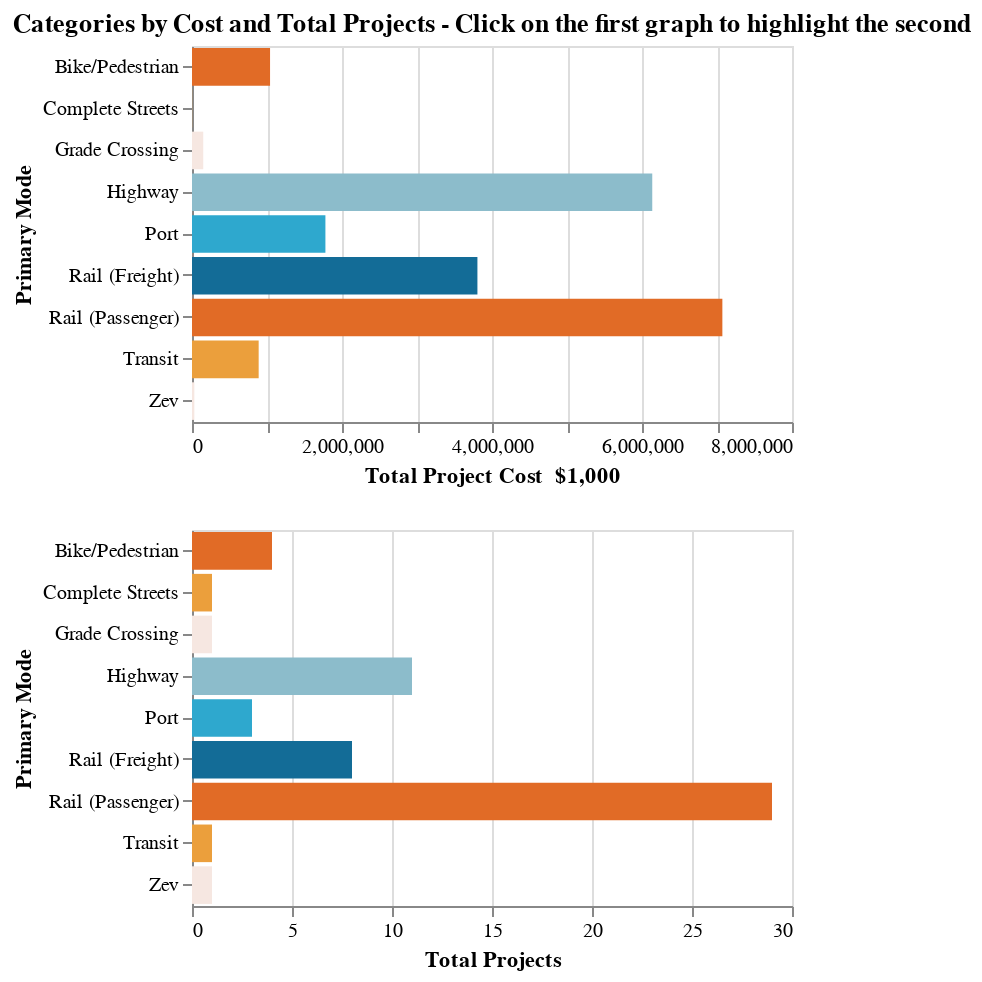

The notebook cell saved with this chart:
### Code cell
_utils.dual_bar_chart(
    projects_df_county,
    "Primary Mode",
    "Primary Mode:N",
    "Total Project Cost  $1,000:Q",
    "Primary Mode:N",
    "Total Projects:Q",
    ["Total Project ($1000) Formatted"],
    ["Total Projects"],
    "Categories by Cost and Total Projects - Click on the first graph to highlight the second",
)

### Figure 1 — Vega-Lite specification as saved in the notebook (floating-point values rounded to 4 significant figures)
{"config": {"view": {"continuousWidth": 400, "continuousHeight": 300}}, "vconcat": [{"mark": "bar", "encoding": {"color": {"field": "Primary Mode", "legend": null, "scale": {"range": ["#E16B26", "#EB9F3C", "#f6e7e1", "#8CBCCB", "#2EA8CE", "#136C97"]}, "type": "nominal"}, "tooltip": [{"field": "Total Project ($1000) Formatted", "type": "nominal"}], "x": {"field": "Total Project Cost  $1,000", "type": "quantitative"}, "y": {"field": "Primary Mode", "type": "nominal"}}, "height": 188, "selection": {"selector003": {"type": "multi", "fields": ["Primary Mode"]}}, "title": "Categories by Cost and Total Projects - Click on the first graph to highlight the second", "width": 300}, {"mark": "bar", "encoding": {"color": {"field": "Primary Mode", "legend": null, "scale": {"range": ["#E16B26", "#EB9F3C", "#f6e7e1", "#8CBCCB", "#2EA8CE", "#136C97"]}, "type": "nominal"}, "tooltip": [{"field": "Total Projects", "type": "quantitative"}], "x": {"field": "Total Projects", "type": "quantitative"}, "y": {"field": "Primary Mode", "type": "nominal"}}, "height": 188, "transform": [{"filter": {"selection": "selector003"}}], "width": 300}], "data": {"name": "data-47b23ea2389f4a43031ba45fc76ca7cf"}, "$schema": "https://vega.github.io/schema/vega-lite/v4.17.0.json", "datasets": {"data-47b23ea2389f4a43031ba45fc76ca7cf": [{"Primary Mode": "Rail (Passenger)", "Total Projects": 29, "Total Project Cost  $1,000": 7071499, "Current Fake Fund Requested": 8627000.0, "Total Project ($1000) Formatted": "$7,071,499.00", "Fake Fund Formatted": "$8,627,030.01"}, {"Primary Mode": "Highway", "Total Projects": 11, "Total Project Cost  $1,000": 6136776, "Current Fake Fund Requested": 2802000.0, "Total Project ($1000) Formatted": "$6,136,776.00", "Fake Fund Formatted": "$2,801,599.52"}, {"Primary Mode": "Rail (Freight)", "Total Projects": 8, "Total Project Cost  $1,000": 3805578, "Current Fake Fund Requested": 2168000.0, "Total Project ($1000) Formatted": "$3,805,578.00", "Fake Fund Formatted": "$2,167,775.98"}, {"Primary Mode": "Bike/Pedestrian", "Total Projects": 4, "Total Project Cost  $1,000": 1040723, "Current Fake Fund Requested": 1206000.0, "Total Project ($1000) Formatted": "$1,040,723.00", "Fake Fund Formatted": "$1,205,816.55"}, {"Primary Mode": "Port", "Total Projects": 3, "Total Project Cost  $1,000": 1778776, "Current Fake Fund Requested": 787000.0, "Total Project ($1000) Formatted": "$1,778,776.00", "Fake Fund Formatted": "$787,043.56"}, {"Primary Mode": "Complete Streets", "Total Projects": 1, "Total Project Cost  $1,000": 2000, "Current Fake Fund Requested": 243900.0, "Total Project ($1000) Formatted": "$2,000.00", "Fake Fund Formatted": "$243,947.04"}, {"Primary Mode": "Grade Crossing", "Total Projects": 1, "Total Project Cost  $1,000": 150000, "Current Fake Fund Requested": 110500.0, "Total Project ($1000) Formatted": "$150,000.00", "Fake Fund Formatted": "$110,526.63"}, {"Primary Mode": "Transit", "Total Projects": 1, "Total Project Cost  $1,000": 888888, "Current Fake Fund Requested": 191700.0, "Total Project ($1000) Formatted": "$888,888.00", "Fake Fund Formatted": "$191,709.97"}, {"Primary Mode": "Zev", "Total Projects": 1, "Total Project Cost  $1,000": 31250, "Current Fake Fund Requested": 297100.0, "Total Project ($1000) Formatted": "$31,250.00", "Fake Fund Formatted": "$297,096.53"}]}}
